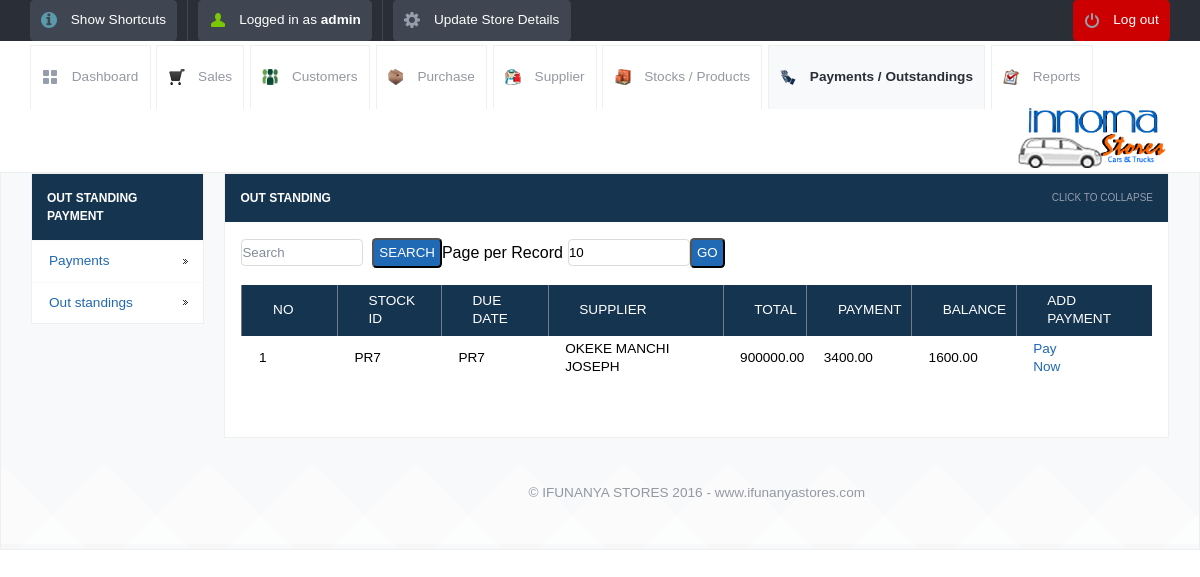
The app's page /view_out_standing.php (signed in) with its own data.
### tables this page shows
CREATE TABLE IF NOT EXISTS `stock_entries` (
  `id` int(10) unsigned NOT NULL AUTO_INCREMENT,
  `stock_id` varchar(120) NOT NULL,
  `stock_name` varchar(260) NOT NULL,
  `stock_supplier_name` varchar(200) NOT NULL,
  `category` varchar(120) NOT NULL,
  `quantity` int(11) NOT NULL,
  `company_price` decimal(10,2) NOT NULL,
  `selling_price` decimal(10,2) NOT NULL,
  `opening_stock` int(11) NOT NULL,
  `closing_stock` int(11) NOT NULL,
  `date` datetime NOT NULL,
  `username` varchar(120) NOT NULL,
  `type` varchar(50) NOT NULL,
  `salesid` varchar(120) NOT NULL,
  `total` decimal(10,2) NOT NULL,
  `payment` decimal(10,2) NOT NULL,
  `balance` decimal(10,2) NOT NULL,
  `mode` varchar(150) NOT NULL,
  `description` varchar(500) NOT NULL,
  `due` datetime NOT NULL,
  `subtotal` int(11) NOT NULL,
  `count1` int(11) NOT NULL,
  `billnumber` varchar(120) NOT NULL,
  PRIMARY KEY (`id`)
);

### view_out_standing.php (the view, shortened to what this page needs)
<!DOCTYPE html>
<html lang="en">
<head>
	<link rel="stylesheet" href="css/style.css">
	<?php include_once("tpl/common_js.php"); ?>
</head>
<body>
	<?php include_once("tpl/top_bar.php"); ?>
	<div id="header-with-tabs">
		<div class="page-full-width cf">
			<ul id="tabs" class="fl">
				<li><a href="dashboard.php" class="dashboard-tab">Dashboard</a></li>
				<li><a href="view_sales.php" class="sales-tab">Sales</a></li>
				<li><a href="view_customers.php" class=" customers-tab">Customers</a></li>
				<li><a href="view_purchase.php" class="purchase-tab">Purchase</a></li>
				<li><a href="view_supplier.php" class=" supplier-tab">Supplier</a></li>
				<li><a href="view_product.php" class=" stock-tab">Stocks / Products</a></li>
				<li><a href="view_payments.php" class="active-tab payment-tab">Payments / Outstandings</a></li>
				<li><a href="view_report.php" class="report-tab">Reports</a></li>
			</ul>
			<a href="#" id="company-branding-small" class="fr"><img src="<?php if(isset($_SESSION['logo'])) { echo "upload/".$_SESSION['logo'];}else{ echo "upload/posnic.png"; } ?>" alt="Point of Sale" /></a>
		</div>
	</div>
	<div id="content">
		<div class="page-full-width cf">
			<div class="side-menu fl">
				<h3>Out Standing Payment</h3>
				<ul>
					<li><a href="view_payments.php">Payments</a></li>
					<li><a href="view_out_standing.php">Out standings</a></li>
				</ul>
			</div>
			<div class="side-content fr">
				<div class="content-module">
					<div class="content-module-heading cf">
						<h3 class="fl">Out Standing</h3>
						<span class="fr expand-collapse-text">Click to collapse</span>
					</div>
						<div class="content-module-main cf">
					<table>
<form action="" method="post" name="search" >
    <input name="searchtxt" type="text" class="round my_text_box" placeholder="Search" >
&nbsp;&nbsp;<input name="Search" type="submit" class="my_button round blue   text-upper" value="Search">
</form>
 <form action="" method="get" name="limit_go">
    Page per Record<input name="limit" type="text" class="round my_text_box" id="search_limit" style="margin-left:5px;" value="<?php if(isset($_GET['limit'])) echo $_GET['limit']; else echo "10"; ?>" size="3" maxlength="3">
    <input name="go"  type="button" value="Go" class=" round blue my_button  text-upper" onclick="return confirmLimitSubmit()">
</form>
<form name="deletefiles" action="delete.php" method="post">
					<table>
		<?php
	$limit = 10;
	$page = $_GET['page'];
	if($page)
		$start = ($page - 1) * $limit;
	else
		$start = 0;
	$sql =  "SELECT * FROM stock_entries where type LIKE 'entry%' and balance>0 ORDER BY date desc LIMIT $start, $limit  ";
	$result = mysql_query($sql);
	if ($page == 0) $page = 1;
	$pagination = "";
?>
							<tr>
								<th>No</th>
								<th>Stock ID</th>
								<th>Due Date</th>
								<th>Supplier</th>
								<th>Total</th>
								<th>Payment</th>
								<th>Balance</th>
                                                                <th>Add Payment</th>
							</tr>
<?php $i=1; $no=$page-1; $no=$no*$limit;
while($row = mysql_fetch_array($result))
{
 ?>
	<tr>
   <td> <?php echo $no+$i; ?></td>
   <td><?php echo $row['stock_id']; ?></td>
      <td> <?php echo $row['stock_id'];?></td>
      <td> <?php echo $row['stock_supplier_name'];?></td>
   <td> <?php echo $row['total']; ?></td>
    <td> <?php echo $row['payment']; ?></td>
   <td> <?php echo $row['balance']; ?></td>
    <td>	<a href="update_out_standing.php?sid=<?php echo $row['stock_id'];?>&table=stock_entries&return=view_out_standing.php"	class="table-actions-button ">Pay Now</a>
</tr>
<?php $i++; } ?>
 <tr>
       <td align="center"><div style="margin-left:20px;"><?php echo $pagination; ?></div></td>
      </tr>
</table>
</form>
		</div>
	</div>
	<?php require_once('footer.php');?>
</body>
</html>

### css/style.css (style rules this page uses)
*, html, body, div, dl, dt, dd, ul, ol, li, h1, h2, h3, h4, h5, h6, pre, form, label, fieldset, input, p, blockquote, th, td { margin: 0; padding: 0; }
table { border-collapse: collapse; border-spacing: 0; }
fieldset, img { border: 0; }
address, caption, cite, code, dfn, em, strong, th, var { font-style: normal; font-weight: normal; }
caption, th { text-align: left; }
h1, h2, h3, h4, h5, h6 { font-weight: normal; }
a img { border: none; }
a { text-decoration: none; }
body { font-size: 1em; }
.cf:before, .cf:after { content: ""; display: table; }
.cf:after { clear:both; }
.cf { zoom: 1; }
.round { border-radius: 0.3125em; -moz-border-radius: 0.3125em; -webkit-border-radius: 0.3125em; }
.fl { float: left; }
.fr { float: right; }
h1, h2, h3, h4, h5, h6 { margin-bottom: 0.625em; }
body, form { font-family: "Droid Sans", Helvetica, Arial, sans-serif; line-height: 1.125em; }
p, .button, form input, ul#nav li ul, ul#tabs, div.side-menu ul li a, table, .information-box, .confirmation-box, .error-box, .error-message, .warning-box, ol, .regular-ul, .custom-ul, blockquote, cite { font-size: 0.85em; }
div.content-module-heading span { font-size: 0.625em; }
h3 { font-size: 0.75em; }
a { color: #2069b4; }
.blue { background-color: #2069b4; color: white; }
.my_text_box { border: 1px solid #D9DBDD; width:120px; height:25px; }
.my_button { height:30px; padding: 0px 5px 0px 5px; }
.page-full-width { padding: 0 1.875em; }
.text-upper { text-transform: uppercase; }
div#header-with-tabs { padding:0.25em 0 0; }
a#company-branding-small img { height: 60px; }
ul#tabs { list-style-type: none; }
ul#tabs li { float: left; }
ul#tabs li a { border: 1px solid #eeefef; border-bottom: none; padding: 1.666em 0.833em; margin: 0 0.416em -1px 0; display: block; color: #9498a1; }
ul#tabs li a.dashboard-tab { background: transparent url('../images/tab-dashboard.png') no-repeat 0.833em center ; padding-left: 3em; }
ul#tabs li a.sales-tab { background: transparent url('../images/sales-icon.png') no-repeat 0.833em center ; padding-left: 3em; }
ul#tabs li a.customers-tab { background: transparent url('../images/customer-icon.png') no-repeat 0.833em center ; padding-left: 3em; }
ul#tabs li a.purchase-tab { background: transparent url('../images/purchase-icon.png') no-repeat 0.833em center ; padding-left: 3em; }
ul#tabs li a.supplier-tab { background: transparent url('../images/supplier-icon.png') no-repeat 0.833em center ; padding-left: 3em; }
ul#tabs li a.stock-tab { background: transparent url('../images/stock-icon.png') no-repeat 0.833em center ; padding-left: 3em; }
ul#tabs li a.payment-tab { background: transparent url('../images/payment-icon.png') no-repeat 0.833em center ; padding-left: 3em; }
ul#tabs li a.report-tab { background: transparent url('../images/report-icon.png') no-repeat 0.833em center ; padding-left: 3em; }
ul#tabs li a.active-tab, ul#tabs li a.active-tab:hover { background-color: #f8f9fa; font-weight: bold; color: #2a2e36; }
table { width: 100%; margin-bottom: 1.25em; }
table th { background-color: #153450; color: white; text-transform: uppercase; padding: 0.55em .7em 0.55em 2.25em; border-left: 1px solid #747c8a; }
table tbody td { padding: 0.33em 0 0.833em 1.25em; }
a.table-actions-button { width: 1.25em; height: 1.25em; display: inline-block; background-position: center center; }
table th:first-child { width: 4em ; }
table th:last-child { width: 7em; }
div#content { background: #f8f9fa url('../images/artwork-pattern.png') repeat-x left bottom; border: 1px solid #eeefef; padding: 0em ; }
div.side-menu { background: #153450; border: 1px solid #eeefef; width: 15%; margin-bottom: 1em; }
div.side-menu h3 { text-transform: uppercase; font-weight: bold; margin: 1.25em; color: white; }
div.side-menu ul { list-style-type: none; }
div.side-menu ul li a { padding: 0.833em 1.25em; border-top: 1px solid #f8f9fa; display: block; background: white url('../images/menu-dark-indicator.png') no-repeat right center; }
div.side-content { width: 83%; }
div.content-module { background: white; margin-bottom: 1em; border: 1px solid #eeefef; }
div.content-module-heading { background: #153450; cursor: pointer; }
div.content-module-heading h3 { text-transform: uppercase; color: white; font-weight: bold; margin: 1.25em; }
div.content-module-heading span { color: #969dac; text-transform: uppercase; margin: 1.5em; }
div.content-module-main { padding: 1em; }

### records on screen
stock_entries: i "1", stock "PR7", stock_supplier_name "OKEKE MANCHI JOSEPH", total "900000.00", payment "3400.00", balance "1600.00"

### other values on screen
$POSNIC['username'] "admin"
